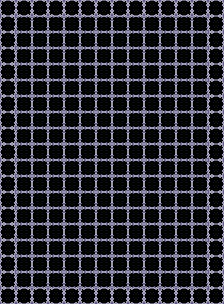

This game map was drawn from its Tiled (.tmx) file and the tilesets committed beside it. A one-line description and the full map source follow:
An orthogonal 14x19 tile map with 16x16 px tiles, 1 tile layer (Tile Layer 1).

<map version="1.10" tiledversion="1.10.2" orientation="orthogonal" renderorder="right-down" width="14" height="19" tilewidth="16" tileheight="16" infinite="0" nextlayerid="2" nextobjectid="1">
 <editorsettings>
  <export format="csv" />
 </editorsettings>
 <tileset firstgid="1" source="texture2.tsx" />
 <layer id="1" name="Tile Layer 1" width="14" height="19">
  <data encoding="csv">
5,5,5,5,5,5,5,5,5,5,5,5,5,5,
5,28,28,28,28,28,28,28,28,28,28,28,28,5,
5,28,28,28,28,28,28,28,28,28,28,28,28,5,
5,28,28,28,28,28,28,28,28,28,28,28,28,5,
5,28,28,28,28,28,28,28,28,28,28,28,28,5,
5,28,28,28,28,28,28,28,28,28,28,28,28,5,
5,28,28,28,28,28,28,28,28,28,28,28,28,5,
5,28,28,28,28,28,28,28,28,28,28,28,28,5,
5,28,28,28,28,28,28,28,28,28,28,28,28,5,
5,28,28,28,28,28,28,28,28,28,28,28,28,5,
5,28,28,28,28,28,28,28,28,28,28,28,28,5,
5,28,28,28,28,28,28,28,28,28,28,28,28,5,
5,28,28,28,28,28,28,28,28,28,28,28,28,5,
5,28,28,28,28,28,28,28,28,28,28,28,28,5,
5,28,28,28,28,28,28,28,28,28,28,28,28,5,
5,28,28,28,28,28,28,28,28,28,28,28,28,5,
5,28,28,28,28,28,28,28,28,28,28,28,28,5,
5,28,28,28,28,28,28,28,28,28,28,28,28,5,
5,5,5,5,5,5,5,5,5,5,5,5,5,5
</data>
 </layer>
</map>